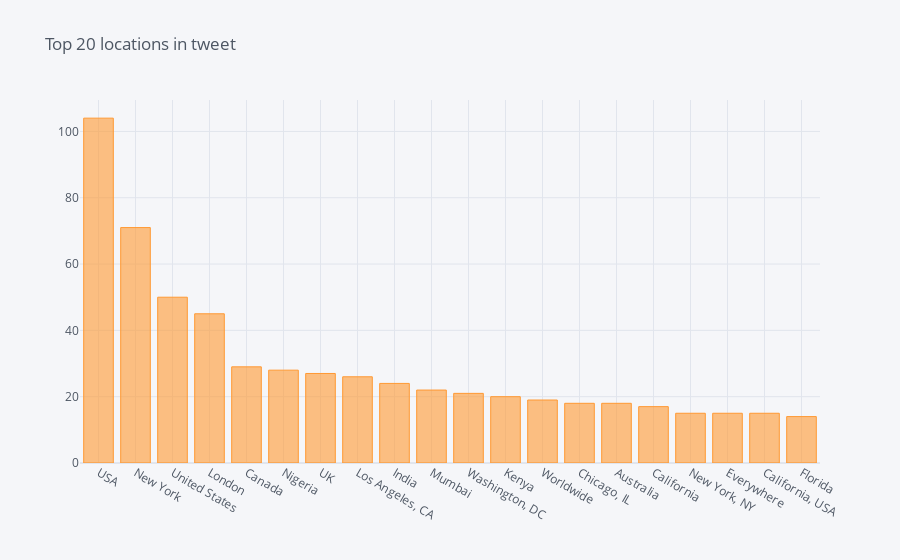

The notebook cell saved with this chart:
### Code cell
train_df.location.value_counts()[:20].iplot(kind='bar', title='Top 20 locations in tweet')

### Figure 1 — Plotly figure (JSON) as saved in the notebook; plotly's stock layout.template omitted (floating-point values rounded to 4 significant figures)
{"data": [{"marker": {"color": "rgba(255, 153, 51, 0.6)", "line": {"color": "rgba(255, 153, 51, 1.0)", "width": 1}}, "name": "location", "orientation": "v", "text": "", "type": "bar", "x": ["USA", "New York", "United States", "London", "Canada", "Nigeria", "UK", "Los Angeles, CA", "India", "Mumbai", "Washington, DC", "Kenya", "Worldwide", "Chicago, IL", "Australia", "California", "New York, NY", "Everywhere", "California, USA", "Florida"], "y": [104, 71, 50, 45, 29, 28, 27, 26, 24, 22, 21, 20, 19, 18, 18, 17, 15, 15, 15, 14]}], "layout": {"legend": {"bgcolor": "#F5F6F9", "font": {"color": "#4D5663"}}, "paper_bgcolor": "#F5F6F9", "plot_bgcolor": "#F5F6F9", "title": {"font": {"color": "#4D5663"}, "text": "Top 20 locations in tweet"}, "xaxis": {"gridcolor": "#E1E5ED", "showgrid": true, "tickfont": {"color": "#4D5663"}, "title": {"font": {"color": "#4D5663"}, "text": ""}, "zerolinecolor": "#E1E5ED"}, "yaxis": {"gridcolor": "#E1E5ED", "showgrid": true, "tickfont": {"color": "#4D5663"}, "title": {"font": {"color": "#4D5663"}, "text": ""}, "zerolinecolor": "#E1E5ED"}}}
